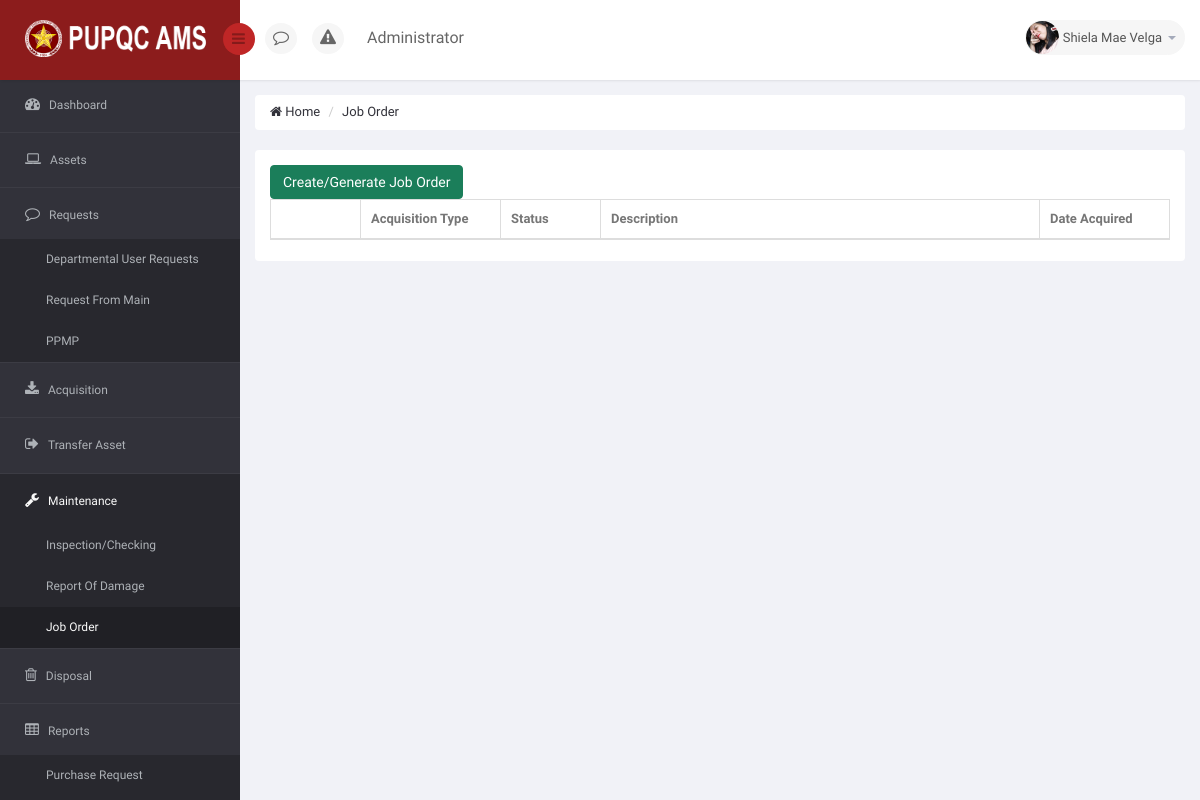
The app's page /DIR/PropertyOfficer/POMaintenanceJobOrder.php (signed in), older data.
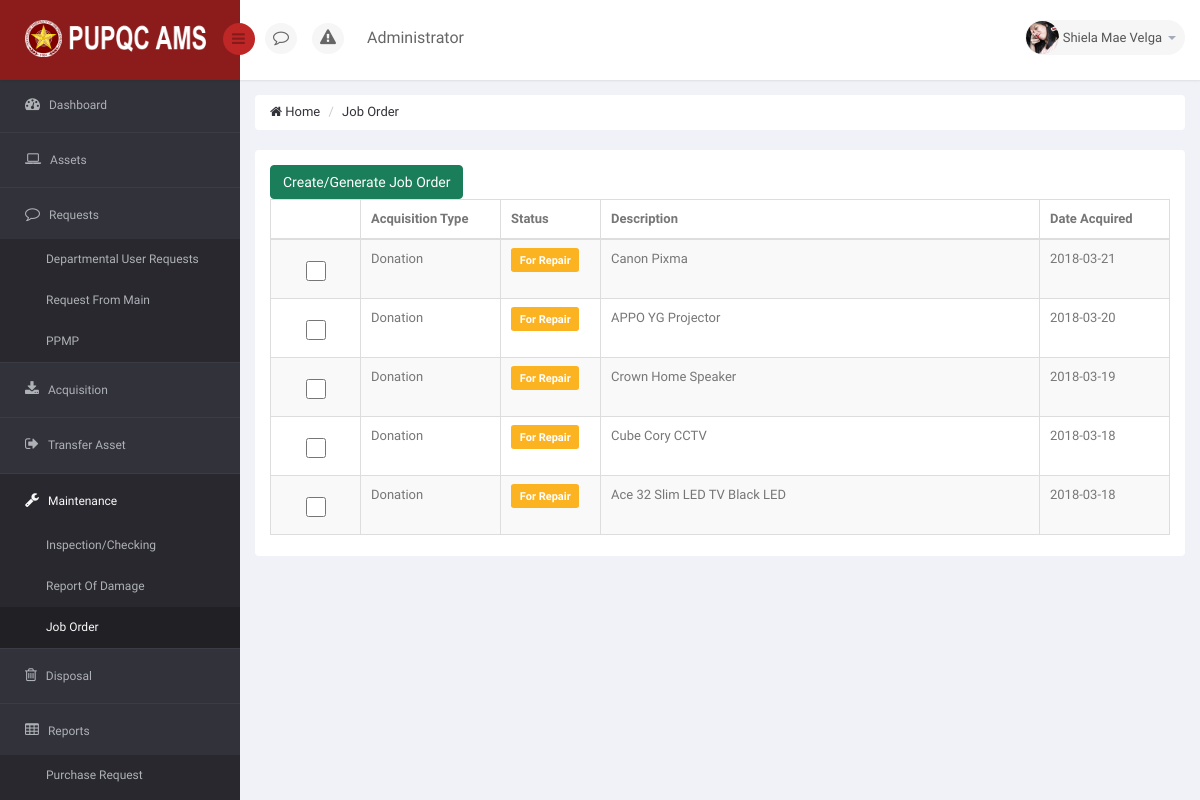
The same page, newer data.
### tables this page shows
CREATE TABLE `ams_r_user` (
  `U_USERNAME` varchar(25) NOT NULL,
  `U_PASSWORD` varchar(150) NOT NULL,
  `U_ROLE_CODE` varchar(30) NOT NULL,
  `EP_ID` int(11) NOT NULL
);

CREATE TABLE `ams_r_employee_profile` (
  `EP_ID` int(11) NOT NULL,
  `EP_FNAME` varchar(50) NOT NULL,
  `EP_MNAME` varchar(35) DEFAULT NULL,
  `EP_LNAME` varchar(35) NOT NULL,
  `EP_GENDER` varchar(10) NOT NULL,
  `EP_MOBILE` char(11) DEFAULT NULL,
  `EP_EMAIL` varchar(75) NOT NULL,
  `EP_TYPE` varchar(50) NOT NULL,
  `EP_STATUS` varchar(10) NOT NULL DEFAULT 'Active',
  `EP_PICTURE` varchar(200) NOT NULL DEFAULT '	images/EmployePictures/default.png	',
  `O_ID` int(11) DEFAULT NULL
);

CREATE TABLE `ams_r_asset` (
  `A_ID` int(11) NOT NULL,
  `A_DESCRIPTION` varchar(250) NOT NULL,
  `A_DATE` date NOT NULL,
  `A_STATUS` varchar(25) NOT NULL DEFAULT 'Serviceable',
  `A_ACQUISITION_TYPE` varchar(25) NOT NULL,
  `A_AVAILABILITY` varchar(25) NOT NULL DEFAULT 'Available',
  `A_DISPOSAL_STATUS` int(11) NOT NULL DEFAULT '0',
  `AL_ID` int(11) DEFAULT NULL,
  `C_ID` int(11) DEFAULT NULL,
  `URS_ID` int(11) DEFAULT NULL,
  `PPMP_ID` int(11) DEFAULT NULL
);

### DIR/PropertyOfficer/POMaintenanceJobOrder.php (the view, shortened to what the changed rows need)
<!DOCTYPE html>
<html>
<head>
    <link href="../../bs3/css/bootstrap.min.css" rel="stylesheet">
    <link href="../../js/jquery-ui/jquery-ui-1.10.1.custom.min.css" rel="stylesheet">
    <link href="../../css/bootstrap-reset.css" rel="stylesheet">
    <link href="../../font-awesome/css/font-awesome.css" rel="stylesheet">
    <link href="../../js/jvector-map/jquery-jvectormap-1.2.2.css" rel="stylesheet">
    <link href="../../css/clndr.css" rel="stylesheet">
    <link href="../../js/css3clock/css/style.css" rel="stylesheet">
    <link rel="stylesheet" href="../../js/morris-chart/morris.css">
    <link href="../../css/style.css" rel="stylesheet">
    <link href="../../css/style-responsive.css" rel="stylesheet" />
    <link href="../../js/advanced-datatable/css/demo_page.css" rel="stylesheet" />
    <link href="../../js/advanced-datatable/css/demo_table.css" rel="stylesheet" />
    <link rel="stylesheet" href="../../js/data-tables/DT_bootstrap.css" />
    <link href="../../js/sweetalert/sweetalert.css" rel="stylesheet">
    <link href="../../css/style.css" rel="stylesheet">
    <link href="../../css/style-responsive.css" rel="stylesheet" />
</head>
<body>
    <section id="container">
        <header class="header fixed-top clearfix">
            <div class="top-nav clearfix">
                <ul class="nav pull-right top-menu">
                    <li class="dropdown">
                        <a data-toggle="dropdown" class="dropdown-toggle" href="#">
                            <?php
                                include('../Connection/db.php');
                                $sql = "SELECT * FROM ams_r_employee_profile AS EP JOIN ams_r_user AS U ON U.EP_ID = EP.EP_ID WHERE U.U_USERNAME = '".$_SESSION['myuser']."'";
                                $result = mysqli_query($connection, $sql);
                                while ($row = mysqli_fetch_array($result))
                                {
                                  $pic = $row['EP_PICTURE'];
                                  echo '<img alt="" src="../../'.$pic.'" alt="" >';
                                }
                              ?>
                            <span class="username" id="getthenameofuser"> <?php echo $_SESSION['mysesi']; ?></span>
                            <b class="caret"></b>
                        </a>
                    </li>
                </ul>
            </div>
        </header>
        <section id="main-content">
            <section class="wrapper">
                <div class="row">
                    <div class="col-sm-12">
                        <section class="panel">
                            <div class="panel-body">
                                <div class="adv-table editable-table ">
                                    <table class="table table-striped table-hover table-bordered" id="editable-sample">
                                        <?php
                                            include('../Connection/db.php');
                                        ?>
                                            <thead>
                                                <tr>
                                                    <th style="width: 90px"></th>
                                                    <th style="width: 140px;">Acquisition Type</th>
                                                    <th style="width: 100px;">Status</th>
                                                    <th style="word-wrap: break-word;">Description</th>
                                                    <th style="width: 130px;">Date Acquired</th>
                                                </tr>
                                            </thead>
                                            <tbody>
                                                <?php
                                                    $sql = "SELECT * FROM `ams_r_asset` WHERE A_STATUS = 'For Repair' ORDER BY A_DATE DESC";
                                                    $result = mysqli_query($connection, $sql) or die("Bad Query: $sql");
                                                    $i = 0;
                                                    while($row = mysqli_fetch_assoc($result))
                                                    {
                                                        $i++;
                                                        $a_description = $row['A_DESCRIPTION'];
                                                        $a_acquistion_type = $row['A_ACQUISITION_TYPE'];
                                                        $a_date = $row['A_DATE'];
                                                        $a_status = $row['A_STATUS'];
                                                ?>
                                                <tr class="gradeX">
                                                    <td>
                                                        <center>
                                                            <input type="checkbox" id="<?php echo $i; ?>" class="checkbox form-control ckthis" style="width: 20px">
                                                        </center>
                                                    </td>
                                                    <td id="origtype<?php echo $i; ?>">
                                                        <?php echo $a_acquistion_type; ?> </td>
                                                    <td id="origstat<?php echo $i; ?>">
                                                        <p class="label label-warning label-mini" style="font-size: 11px;"> <?php echo $a_status; ?> </p> </td>
                                                    <td id="origdesc<?php echo $i; ?>">
                                                        <?php echo $a_description; ?> </td>
                                                    <td id="origdate<?php echo $i; ?>">
                                                        <?php echo $a_date; ?> </td>
                                                </tr>
                                                <?php
                                                    }
                                                ?>
                                            </tbody>
                                    </table>
                                </div>
                            </div>
                        </section>
                    </div>
                </div>
            </section>
        </section>
    </section>
</body>
</html>

Row changes from the older to the newer data that the page shows:
now on this page (row edited): ams_r_asset: A_ACQUISITION_TYPE "Donation", A_STATUS "For Repair", A_DESCRIPTION "Canon Pixma", A_DATE "2018-03-21"
now on this page (row edited): ams_r_asset: A_ACQUISITION_TYPE "Donation", A_STATUS "For Repair", A_DESCRIPTION "APPO YG Projector", A_DATE "2018-03-20"
now on this page (row edited): ams_r_asset: A_ACQUISITION_TYPE "Donation", A_STATUS "For Repair", A_DESCRIPTION "Crown Home Speaker", A_DATE "2018-03-19"
now on this page (row edited): ams_r_asset: A_ACQUISITION_TYPE "Donation", A_STATUS "For Repair", A_DESCRIPTION "Cube Cory CCTV", A_DATE "2018-03-18"
now on this page (row edited): ams_r_asset: A_ACQUISITION_TYPE "Donation", A_STATUS "For Repair", A_DESCRIPTION "Ace 32 Slim LED TV Black LED", A_DATE "2018-03-18"
